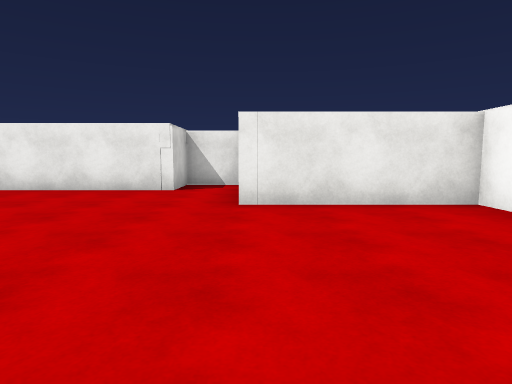
view 1 (above)

14 first-person views from a walk through a scene from a Unity 3-D project. The camera is 1.3 m above the floor, tilts 6° down and sees 75° across. The floor is counted in squares, 2 m on a side. Each view is taken from the middle of a square. On the plan, view 1 faces up. The plan holds only what a view shows up to about 10 squares ahead; the rest is blank. The place goes on beyond the plan. The player is left out. Some surface patterns are stand-ins.

view 2
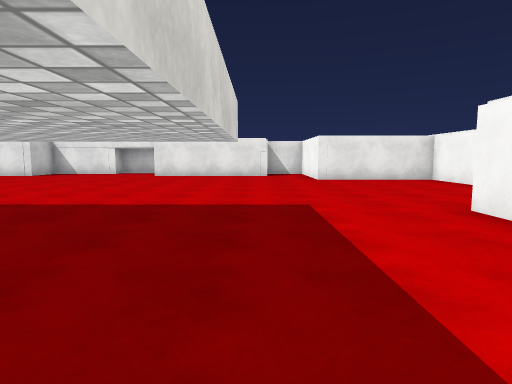

view 3
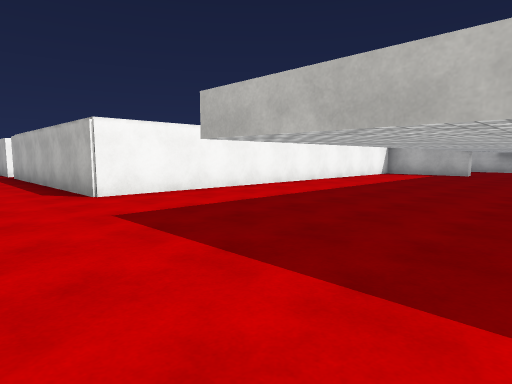

view 4
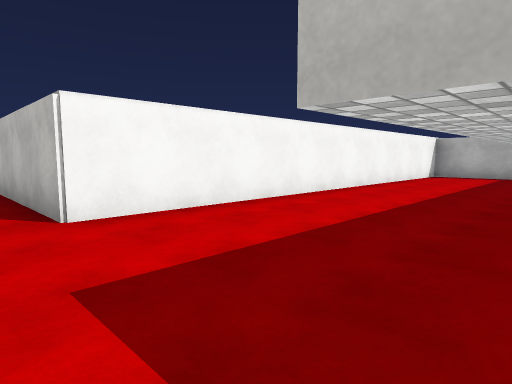

view 5
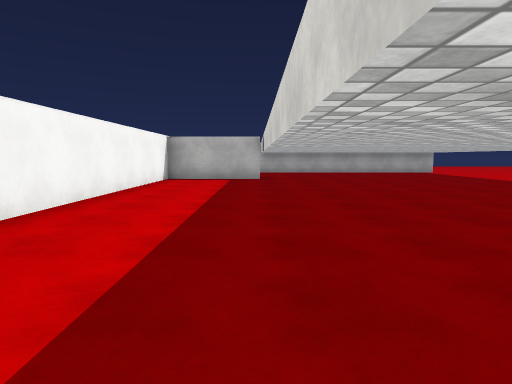

view 6
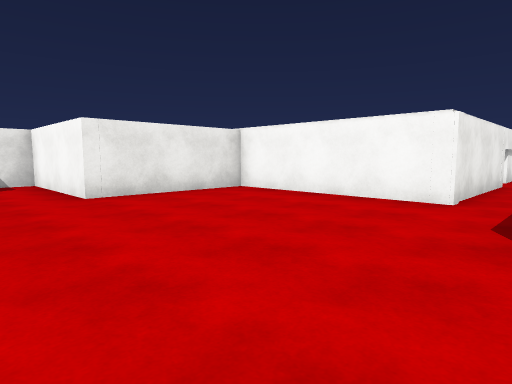

view 7
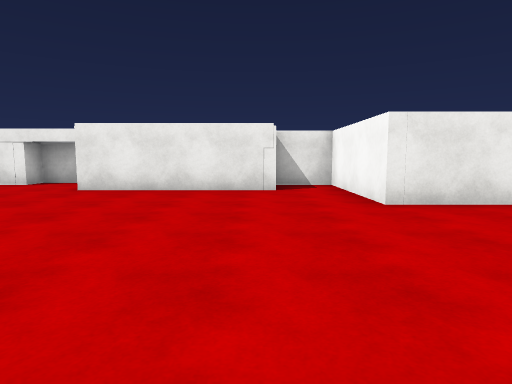

view 8
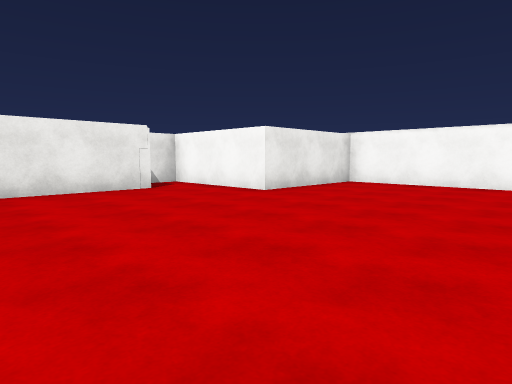

view 9
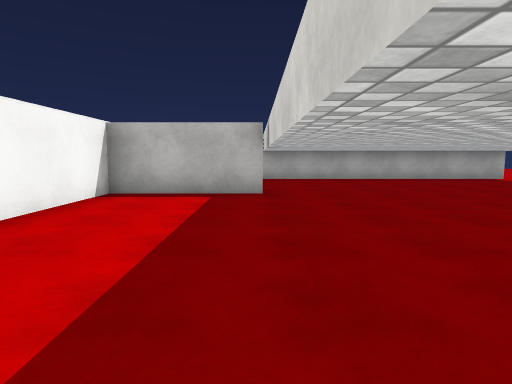

view 10
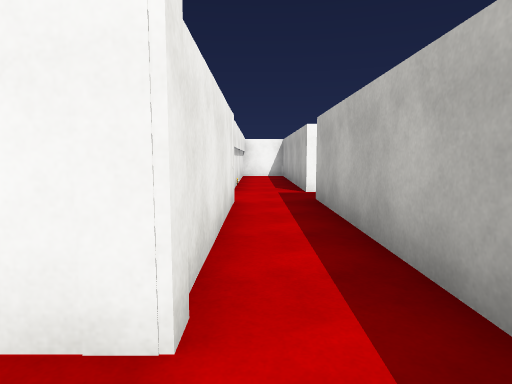

view 11
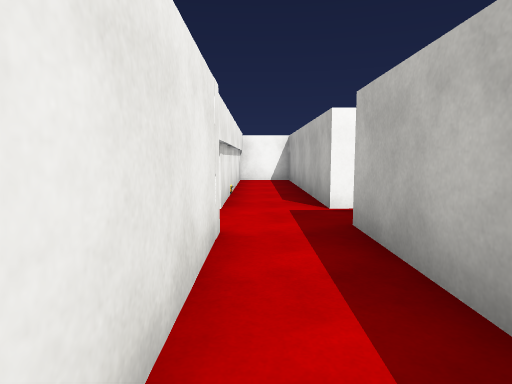

view 12
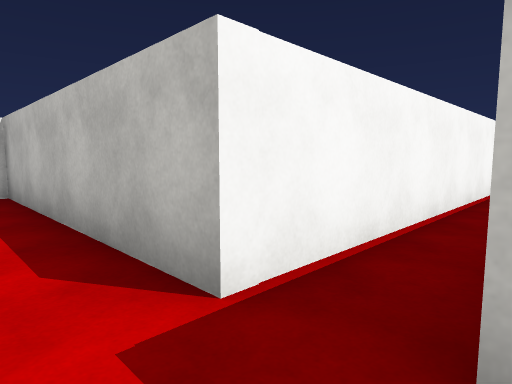

view 13
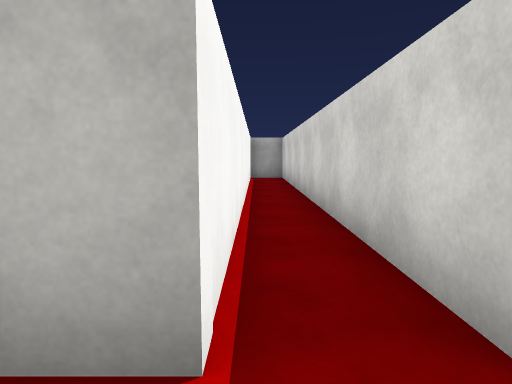

view 14
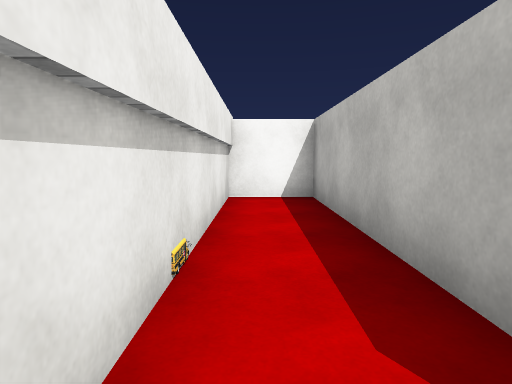

### Floor plan
Key: @ floor where view 1 was taken; # wall or solid block; . floor; = window, fence, low wall or low ledge; T thing the floor can be seen under or through.
Columns run from 5 left of view 1 to 14 right of it. Each row starts with its distance up from view 1.
  8    ###
  7 ####.#
  6 .....#
  5 .....####
  4 ........#
  3 ........#
  2 ........#
  1 ........############
  0 .....@.............#
 -1 .TT...#######.######
 -2  .=...#     #.#
 -3  .=...#     #.#
 -4  .=...#     #.#
 -5  .=...#     #.#
 -6  .=...#     #.#
 -7  .=...#     #.#
 -8  .=...#     #.#
 -9  .=...#     #.#
-10  .=...#     #.#
-11  .=...#
-12  ..####
-13  ..
-14  ..
-15  ..
-16 ####

Positions as (right, up) in squares from view 1, and headings:
1: (0, 0), facing up
2: (-2, -5), facing up
3: (-5, 1), facing down-right
4: (-3, 0), facing down-right
5: (-2, -2), facing down
6: (-2, -1), facing up-right
7: (-2, 0), facing up
8: (-5, 0), facing up-right
9: (-2, -6), facing down
10: (2, 0), facing right
11: (4, 0), facing right
12: (7, 0), facing down-right
13: (8, 0), facing down
14: (8, 0), facing right
